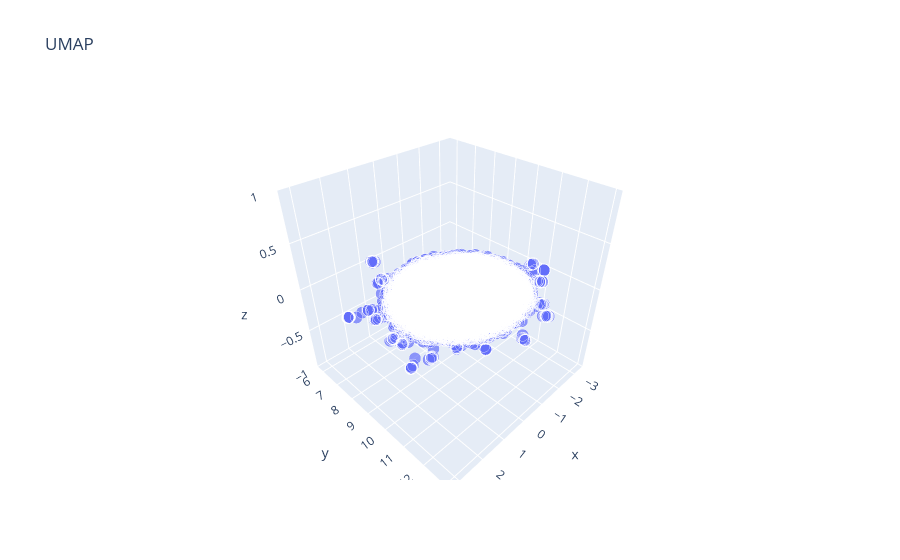

Source (notebook cell):
### Code cell
plot_3D(X_embedded_umap, title="UMAP")

### Figure 1 — Plotly figure (JSON) as saved in the notebook; plotly's stock layout.template omitted (floating-point values rounded to 4 significant figures; data arrays with more than 128 entries replaced by an {"elided": "..."} marker saying what was removed)
{"data": [{"hovertemplate": "x=%{x}<br>y=%{y}<br>z=%{z}<br>size=%{marker.size}<extra></extra>", "legendgroup": "", "marker": {"color": "#636efa", "size": {"elided": "21000 int values"}, "sizemode": "area", "sizeref": 0.005, "symbol": "circle"}, "mode": "markers", "name": "", "scene": "scene", "showlegend": false, "type": "scatter3d", "x": {"elided": "21000 float values"}, "y": {"elided": "21000 float values"}, "z": {"elided": "21000 float values"}}], "layout": {"legend": {"itemsizing": "constant", "tracegroupgap": 0}, "scene": {"domain": {"x": [0, 1], "y": [0, 1]}, "xaxis": {"title": {"text": "x"}}, "yaxis": {"title": {"text": "y"}}, "zaxis": {"title": {"text": "z"}}}, "title": {"text": "UMAP"}}}
